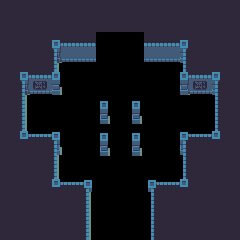

A level layout from a 2D game, rendered from its tile map. Below: a short description, then the map file with its tile-grid data intact:
An orthogonal 15x15 tile map with 16x16 px tiles, 1 tile layer (Tiles) and 15 objects (7x Peeble, 2x Statue, 2x Crate, 2x Les écritures sont trop abimées par le t, Door, ...).

<map version="1.0" orientation="orthogonal" width="15" height="15" tilewidth="16" tileheight="16">
  <tileset firstgid="1" name="tiles" tilewidth="16" tileheight="16">
    <image source="../../tilesets/tiles.png" width="96" height="144" />
 </tileset>
 <layer name="Tiles" width="15" height="15">
    <data>
      <tile gid="8" />
      <tile gid="8" />
      <tile gid="8" />
      <tile gid="8" />
      <tile gid="8" />
      <tile gid="8" />
      <tile gid="8" />
      <tile gid="8" />
      <tile gid="8" />
      <tile gid="8" />
      <tile gid="8" />
      <tile gid="8" />
      <tile gid="8" />
      <tile gid="8" />
      <tile gid="8" />
      <tile gid="8" />
      <tile gid="8" />
      <tile gid="8" />
      <tile gid="8" />
      <tile gid="8" />
      <tile gid="8" />
      <tile gid="8" />
      <tile gid="8" />
      <tile gid="8" />
      <tile gid="8" />
      <tile gid="8" />
      <tile gid="8" />
      <tile gid="8" />
      <tile gid="8" />
      <tile gid="8" />
      <tile gid="8" />
      <tile gid="8" />
      <tile gid="8" />
      <tile gid="4" />
      <tile gid="5" />
      <tile gid="5" />
      <tile gid="0" />
      <tile gid="0" />
      <tile gid="0" />
      <tile gid="5" />
      <tile gid="5" />
      <tile gid="6" />
      <tile gid="8" />
      <tile gid="8" />
      <tile gid="8" />
      <tile gid="8" />
      <tile gid="8" />
      <tile gid="8" />
      <tile gid="10" />
      <tile gid="11" />
      <tile gid="11" />
      <tile gid="0" />
      <tile gid="0" />
      <tile gid="0" />
      <tile gid="11" />
      <tile gid="11" />
      <tile gid="12" />
      <tile gid="8" />
      <tile gid="8" />
      <tile gid="8" />
      <tile gid="8" />
      <tile gid="4" />
      <tile gid="5" />
      <tile gid="46" />
      <tile gid="0" />
      <tile gid="0" />
      <tile gid="0" />
      <tile gid="0" />
      <tile gid="0" />
      <tile gid="0" />
      <tile gid="0" />
      <tile gid="45" />
      <tile gid="5" />
      <tile gid="6" />
      <tile gid="8" />
      <tile gid="8" />
      <tile gid="10" />
      <tile gid="50" />
      <tile gid="52" />
      <tile gid="0" />
      <tile gid="0" />
      <tile gid="0" />
      <tile gid="0" />
      <tile gid="0" />
      <tile gid="0" />
      <tile gid="0" />
      <tile gid="51" />
      <tile gid="50" />
      <tile gid="12" />
      <tile gid="8" />
      <tile gid="8" />
      <tile gid="16" />
      <tile gid="0" />
      <tile gid="0" />
      <tile gid="0" />
      <tile gid="0" />
      <tile gid="21" />
      <tile gid="0" />
      <tile gid="21" />
      <tile gid="0" />
      <tile gid="0" />
      <tile gid="0" />
      <tile gid="0" />
      <tile gid="18" />
      <tile gid="8" />
      <tile gid="8" />
      <tile gid="16" />
      <tile gid="0" />
      <tile gid="0" />
      <tile gid="0" />
      <tile gid="0" />
      <tile gid="27" />
      <tile gid="0" />
      <tile gid="27" />
      <tile gid="0" />
      <tile gid="0" />
      <tile gid="0" />
      <tile gid="0" />
      <tile gid="18" />
      <tile gid="8" />
      <tile gid="8" />
      <tile gid="22" />
      <tile gid="23" />
      <tile gid="34" />
      <tile gid="0" />
      <tile gid="0" />
      <tile gid="21" />
      <tile gid="0" />
      <tile gid="21" />
      <tile gid="0" />
      <tile gid="0" />
      <tile gid="33" />
      <tile gid="23" />
      <tile gid="24" />
      <tile gid="8" />
      <tile gid="8" />
      <tile gid="8" />
      <tile gid="8" />
      <tile gid="40" />
      <tile gid="0" />
      <tile gid="0" />
      <tile gid="27" />
      <tile gid="0" />
      <tile gid="27" />
      <tile gid="0" />
      <tile gid="0" />
      <tile gid="39" />
      <tile gid="8" />
      <tile gid="8" />
      <tile gid="8" />
      <tile gid="8" />
      <tile gid="8" />
      <tile gid="8" />
      <tile gid="16" />
      <tile gid="0" />
      <tile gid="0" />
      <tile gid="0" />
      <tile gid="0" />
      <tile gid="0" />
      <tile gid="0" />
      <tile gid="0" />
      <tile gid="18" />
      <tile gid="8" />
      <tile gid="8" />
      <tile gid="8" />
      <tile gid="8" />
      <tile gid="8" />
      <tile gid="8" />
      <tile gid="22" />
      <tile gid="23" />
      <tile gid="34" />
      <tile gid="0" />
      <tile gid="0" />
      <tile gid="0" />
      <tile gid="33" />
      <tile gid="23" />
      <tile gid="24" />
      <tile gid="8" />
      <tile gid="8" />
      <tile gid="8" />
      <tile gid="8" />
      <tile gid="8" />
      <tile gid="8" />
      <tile gid="8" />
      <tile gid="8" />
      <tile gid="16" />
      <tile gid="0" />
      <tile gid="0" />
      <tile gid="0" />
      <tile gid="18" />
      <tile gid="8" />
      <tile gid="8" />
      <tile gid="8" />
      <tile gid="8" />
      <tile gid="8" />
      <tile gid="8" />
      <tile gid="8" />
      <tile gid="8" />
      <tile gid="8" />
      <tile gid="8" />
      <tile gid="16" />
      <tile gid="0" />
      <tile gid="0" />
      <tile gid="0" />
      <tile gid="18" />
      <tile gid="8" />
      <tile gid="8" />
      <tile gid="8" />
      <tile gid="8" />
      <tile gid="8" />
      <tile gid="8" />
      <tile gid="8" />
      <tile gid="8" />
      <tile gid="8" />
      <tile gid="8" />
      <tile gid="16" />
      <tile gid="0" />
      <tile gid="0" />
      <tile gid="0" />
      <tile gid="18" />
      <tile gid="8" />
      <tile gid="8" />
      <tile gid="8" />
      <tile gid="8" />
      <tile gid="8" />
   </data>
</layer>
<objectgroup name="Objects" width="0" height="0">
 <object name="Statue" x="64" y="64" width="32" height="32" />
 <object name="Statue" x="144" y="64" width="32" height="32" />
 <object name="Door" x="96" y="32" width="48" height="32" />
 <object name="Desk" x="144" y="144" width="32" height="16" />
 <object name="Crate" x="64" y="144" width="16" height="16" />
 <object name="Crate" x="64" y="160" width="16" height="16" />
 <object name="Peeble" x="80" y="112" width="16" height="16" />
 <object name="Peeble" x="176" y="96" width="16" height="16" />
 <object name="Peeble" x="144" y="112" width="16" height="16" />
 <object name="Peeble" x="128" y="160" width="16" height="16" />
 <object name="Peeble" x="96" y="80" width="16" height="16" />
 <object name="Peeble" x="128" y="64" width="16" height="16" />
 <object name="Peeble" x="32" y="96" width="16" height="16" />
 <object name="Les écritures sont trop abimées par le temps pour etre lues" x="192" y="80" width="16" height="16" />
 <object name="Les écritures sont trop abimées par le temps pour etre lues" x="32" y="80" width="16" height="16" />
</objectgroup>
</map>
